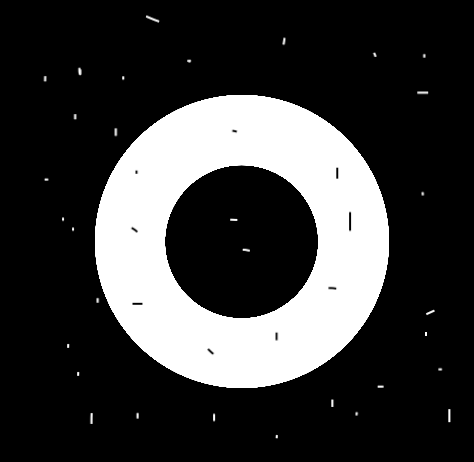
#> input picture Images/Circle.png, 474 x 462 px, found by its file name
$ python 'Morphological Gradient.py'
#> lines starting #> are read from the running program, lines starting #| are printed output that depends on the picture
import cv2
import numpy as np
image=cv2.imread('Images\Circle.png',0)
#> image is the input picture: shape (462, 474); min 0, max 255, mean 58.1
#kernel for erosion
kernel=np.ones((5,5),np.uint8)
closing=cv2.morphologyEx(image,cv2.MORPH_GRADIENT,kernel)
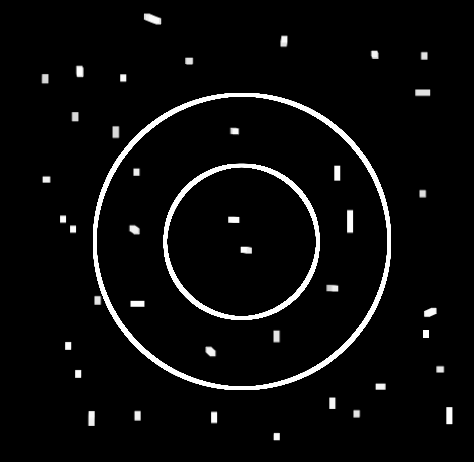
#> closing: shape (462, 474); min 0, max 255, mean 11.2
cv2.imshow('original image',image)
cv2.imshow('gradient image',closing)
cv2.waitKey(0)
cv2.destroyAllWindows()
#diff btw the dialation and errosion of an image .it highlights the edges of objects

$ run again, with Images/1.png copied over Images/Circle.png
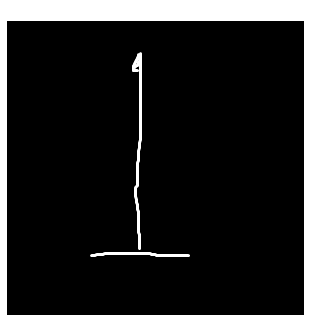
#> input picture Images/1.png, 311 x 315 px, found by its file name
#> image is the input picture: shape (315, 311); min 0, max 255, mean 30.3
#> `closing=cv2.morphologyEx(image,cv2.MORPH_GRADIENT,kernel)`:
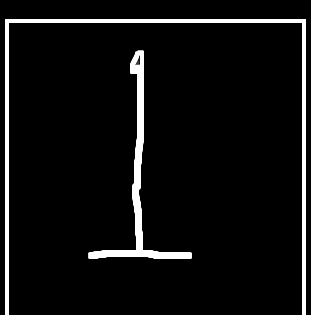
#> closing: shape (315, 311); min 0, max 255, mean 15.2

$ run again, with Images/7.png copied over Images/Circle.png
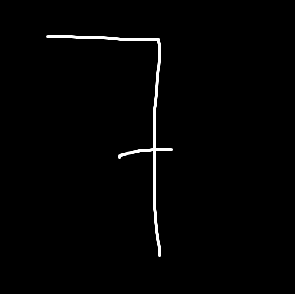
#> input picture Images/7.png, 305 x 294 px, found by its file name
#> image is the input picture: shape (294, 305); min 0, max 255, mean 11.7
#> `closing=cv2.morphologyEx(image,cv2.MORPH_GRADIENT,kernel)`:
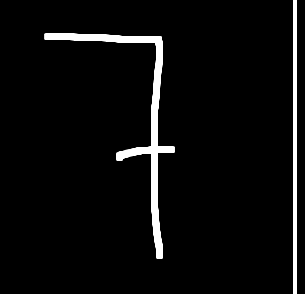
#> closing: shape (294, 305); min 0, max 255, mean 11.3

$ run again, with Images/5.jpg saved as Images/Circle.png
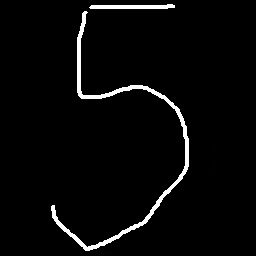
#> input picture Images/5.jpg, 256 x 256 px, found by its file name
#> image is the input picture: shape (256, 256); min 0, max 255, mean 8.3
#> `closing=cv2.morphologyEx(image,cv2.MORPH_GRADIENT,kernel)`:
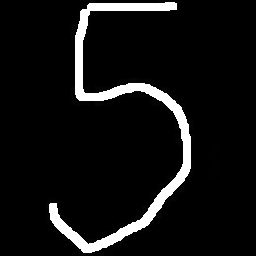
#> closing: shape (256, 256); min 0, max 255, mean 18.7
